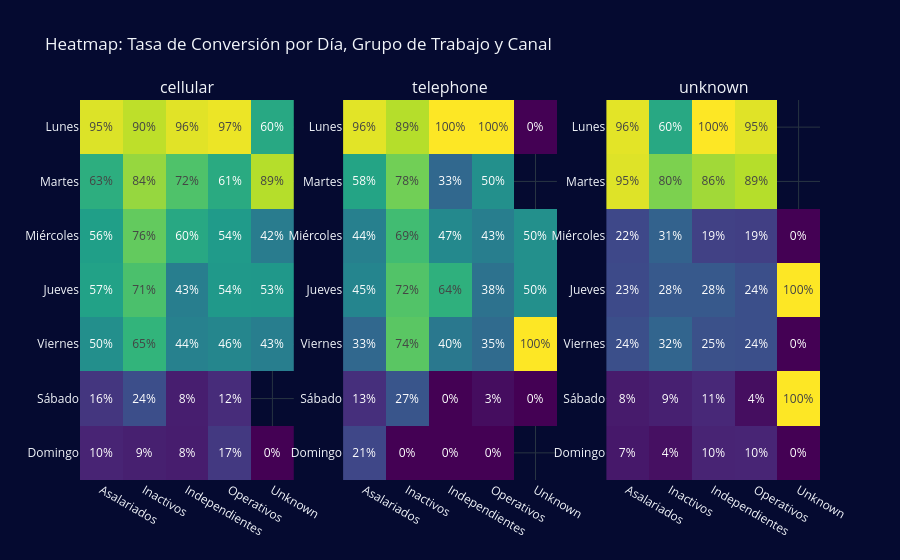

Source (notebook cell):
### Code cell
#heatmap

# Un heatmap por canal
canales = tasa_cruce_canal["contact"].unique()

fig = make_subplots(
    rows=1, cols=len(canales),
    subplot_titles=["cellular", "telephone", "unknown"],
)

for i, canal in enumerate(["cellular", "telephone", "unknown"], start=1):
    df_canal = (
        tasa_cruce_canal[tasa_cruce_canal["contact"] == canal]
        .pivot(index="day_of_week", columns="job_group", values="tasa_%")
         )
    text_values = df_canal.values.round(0).astype(object)
    
    text_values = [ 
        [f"{v:.0f}%" if not pd.isnull(v) else "" for v in row] # añadir % y Celdas NaN -> texto vacío
        for row in df_canal.values
        ] 

    

    fig.add_trace(
        go.Heatmap(
            z=df_canal.values,
            x=df_canal.columns.tolist(),
            y=df_canal.index.tolist(),
            colorscale="viridis",
            zmin=0, zmax=100,
            text= text_values, #df_canal.values.round(0),
            texttemplate="%{text}",
            showscale=False,
            colorbar=dict(title="Tasa (%)") if i == 3 else None
        ),
        row=1, col=i, 
    )

fig.update_layout(
    title="Heatmap: Tasa de Conversión por Día, Grupo de Trabajo y Canal",
    yaxis=dict(autorange="reversed"),
    yaxis2=dict(autorange="reversed"),
    yaxis3=dict(autorange="reversed"),
    )

fig.show()

### Figure 1 — Plotly figure (JSON) as saved in the notebook; plotly's stock layout.template omitted (floating-point values rounded to 4 significant figures)
{"data": [{"colorscale": [[0, "#440154"], [0.1111, "#482878"], [0.2222, "#3e4989"], [0.3333, "#31688e"], [0.4444, "#26828e"], [0.5556, "#1f9e89"], [0.6667, "#35b779"], [0.7778, "#6ece58"], [0.8889, "#b5de2b"], [1, "#fde725"]], "showscale": false, "text": [["95%", "90%", "96%", "97%", "60%"], ["63%", "84%", "72%", "61%", "89%"], ["56%", "76%", "60%", "54%", "42%"], ["57%", "71%", "43%", "54%", "53%"], ["50%", "65%", "44%", "46%", "43%"], ["16%", "24%", "8%", "12%", ""], ["10%", "9%", "8%", "17%", "0%"]], "texttemplate": "%{text}", "type": "heatmap", "x": ["Asalariados", "Inactivos", "Independientes", "Operativos", "Unknown"], "xaxis": "x", "y": ["Lunes", "Martes", "Miércoles", "Jueves", "Viernes", "Sábado", "Domingo"], "yaxis": "y", "z": [[94.97, 90.3, 95.65, 97.31, 60], [62.74, 83.96, 71.83, 60.98, 88.89], [56.2, 75.62, 60, 54.39, 41.67], [57.29, 70.94, 42.62, 53.65, 53.33], [49.55, 65.26, 43.82, 46.08, 42.86], [15.8, 23.94, 8.33, 12.29, null], [9.88, 8.7, 7.89, 16.67, 0]], "zmax": 100, "zmin": 0}, {"colorscale": [[0, "#440154"], [0.1111, "#482878"], [0.2222, "#3e4989"], [0.3333, "#31688e"], [0.4444, "#26828e"], [0.5556, "#1f9e89"], [0.6667, "#35b779"], [0.7778, "#6ece58"], [0.8889, "#b5de2b"], [1, "#fde725"]], "showscale": false, "text": [["96%", "89%", "100%", "100%", "0%"], ["58%", "78%", "33%", "50%", ""], ["44%", "69%", "47%", "43%", "50%"], ["45%", "72%", "64%", "38%", "50%"], ["33%", "74%", "40%", "35%", "100%"], ["13%", "27%", "0%", "3%", "0%"], ["21%", "0%", "0%", "0%", ""]], "texttemplate": "%{text}", "type": "heatmap", "x": ["Asalariados", "Inactivos", "Independientes", "Operativos", "Unknown"], "xaxis": "x2", "y": ["Lunes", "Martes", "Miércoles", "Jueves", "Viernes", "Sábado", "Domingo"], "yaxis": "y2", "z": [[95.83, 88.89, 100, 100, 0], [58.18, 78.26, 33.33, 50, null], [43.64, 69.05, 47.06, 42.86, 50], [45.45, 72.34, 63.64, 37.5, 50], [33.33, 73.91, 40, 34.62, 100], [13.46, 26.67, 0, 3.45, 0], [21.43, 0, 0, 0, null]], "zmax": 100, "zmin": 0}, {"colorbar": {"title": {"text": "Tasa (%)"}}, "colorscale": [[0, "#440154"], [0.1111, "#482878"], [0.2222, "#3e4989"], [0.3333, "#31688e"], [0.4444, "#26828e"], [0.5556, "#1f9e89"], [0.6667, "#35b779"], [0.7778, "#6ece58"], [0.8889, "#b5de2b"], [1, "#fde725"]], "showscale": false, "text": [["96%", "60%", "100%", "95%", ""], ["95%", "80%", "86%", "89%", ""], ["22%", "31%", "19%", "19%", "0%"], ["23%", "28%", "28%", "24%", "100%"], ["24%", "32%", "25%", "24%", "0%"], ["8%", "9%", "11%", "4%", "100%"], ["7%", "4%", "10%", "10%", "0%"]], "texttemplate": "%{text}", "type": "heatmap", "x": ["Asalariados", "Inactivos", "Independientes", "Operativos", "Unknown"], "xaxis": "x3", "y": ["Lunes", "Martes", "Miércoles", "Jueves", "Viernes", "Sábado", "Domingo"], "yaxis": "y3", "z": [[95.92, 60, 100, 95.45, null], [95.24, 80, 85.71, 88.89, null], [21.92, 31.25, 19.44, 18.7, 0], [22.73, 27.78, 28.12, 24.41, 100], [24.47, 32.26, 25, 24.49, 0], [7.53, 8.82, 11.11, 3.81, 100], [6.64, 4.35, 10, 10.17, 0]], "zmax": 100, "zmin": 0}], "layout": {"annotations": [{"font": {"size": 16}, "showarrow": false, "text": "cellular", "x": 0.1444, "xanchor": "center", "xref": "paper", "y": 1, "yanchor": "bottom", "yref": "paper"}, {"font": {"size": 16}, "showarrow": false, "text": "telephone", "x": 0.5, "xanchor": "center", "xref": "paper", "y": 1, "yanchor": "bottom", "yref": "paper"}, {"font": {"size": 16}, "showarrow": false, "text": "unknown", "x": 0.8556, "xanchor": "center", "xref": "paper", "y": 1, "yanchor": "bottom", "yref": "paper"}], "title": {"text": "Heatmap: Tasa de Conversión por Día, Grupo de Trabajo y Canal"}, "xaxis": {"anchor": "y", "domain": [0, 0.2889]}, "xaxis2": {"anchor": "y2", "domain": [0.3556, 0.6444]}, "xaxis3": {"anchor": "y3", "domain": [0.7111, 1]}, "yaxis": {"anchor": "x", "autorange": "reversed", "domain": [0, 1]}, "yaxis2": {"anchor": "x2", "autorange": "reversed", "domain": [0, 1]}, "yaxis3": {"anchor": "x3", "autorange": "reversed", "domain": [0, 1]}}}
